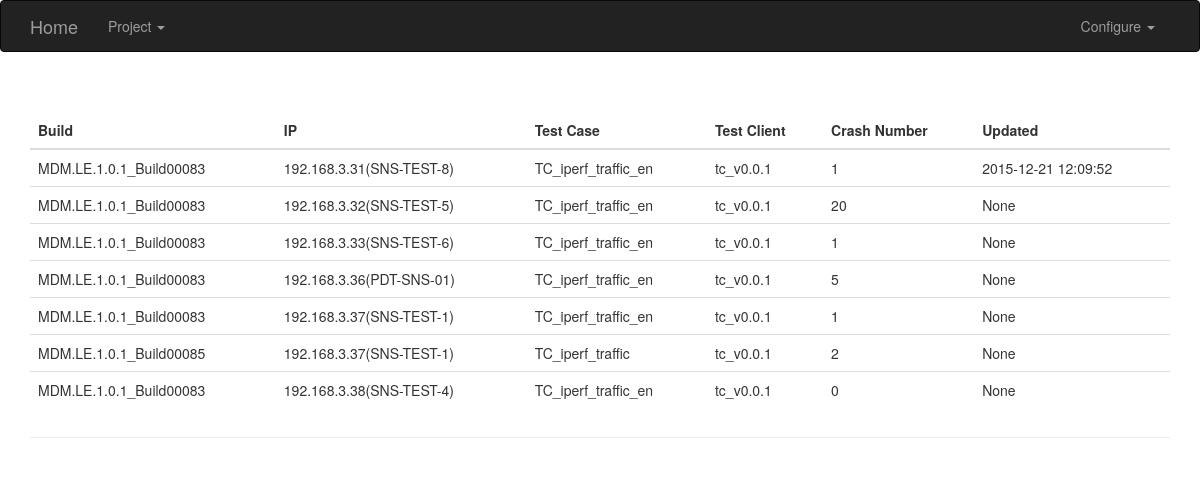
The app's page /project/tbd?project_name=MDM.LE.1.0 with its own data.
### TBD.py (models this page shows, shortened)
class TD(db.Model):
    __tablename__ = 'td'
    id = db.Column(db.Integer, primary_key=True)
    project_id = db.Column(db.Integer, db.ForeignKey('projects.id'))
    host_id = db.Column(db.Integer, db.ForeignKey('hosts.id'))
    build_id = db.Column(db.Integer, db.ForeignKey('builds.id'))
    tc_name = db.Column(db.String(64), nullable=False)
    __table_args__ = (
        db.UniqueConstraint(host_id, build_id, tc_name, name='unique_tc_build_and_host'),
    )
    test_client = db.Column(db.String(64), nullable=False)
    crash_num = db.Column(db.Integer, default=0)
    ta_name = db.Column(db.String(64), nullable=True)
    tc_result = db.Column(db.Boolean, nullable=True)
    ta_result = db.Column(db.Boolean, nullable=True)
    update_time = db.Column(db.DateTime, nullable=True)

class Build(db.Model):
    __tablename__ = 'builds'
    id = db.Column(db.Integer, primary_key=True)
    version = db.Column(db.TEXT, unique=True)
    name = db.Column(db.String(64), nullable=False)
    meta_path = db.Column(db.TEXT, nullable=False)
    crash_path = db.Column(db.TEXT, nullable=False)
    is_crm = db.Column(db.Boolean, nullable=True)
    td = db.relationship(TD, backref='build')

class Host(db.Model):
    __tablename__ = 'hosts'
    id = db.Column(db.Integer, primary_key=True)
    name = db.Column(db.String(64), unique=True)
    ip_addr = db.Column(db.String(64), nullable=False)
    td = db.relationship(TD, backref='host')

### TBD.py (the view)
@app.route('/project/tbd', methods=['GET'])
def project_tbd():
    project = Project.query.order_by(Project.name).all()
    project_name = request.args.get('project_name', None)
    build_version = request.args.get('build_version', None)
    log.debug("Query TBD for project {} and build {}!".format(project_name, build_version))
    if build_version:
        tbd = TD.query.join(TD.host).join(TD.project).join(TD.build).filter(Project.name==project_name, Build.version==build_version).order_by(Host.ip_addr).all()
    else:
        tbd = TD.query.join(TD.host).join(TD.project).filter(Project.name==project_name).order_by(Host.ip_addr).all()
    return render_template('project_tbd.html', project=project, project_name=project_name, tbd=tbd)

### templates/project_tbd.html (shortened to what this page needs)
{% extends "base.html" %}
{% block content %}
<div class="container">
    <div class="page-header">
        <table class="table">
            <thead>
                <th>Build</th>
                <th>IP</th>
                <th>Test Case</th>
                <th>Test Client</th>
                <th>Crash Number</th>
                <th>Updated</th
            </thead>
            <tbody>
                {% for td in tbd %}
                <tr>
                    <td>{{ td.build.version }}</td>
                    <td>{{ td.host.ip_addr }}({{ td.host.name }})</td>
                    <td>{{ td.tc_name }}</td>
                    <td>{{ td.test_client }}</td>
                    <td>{{ td.crash_num }}</td>
                    <td>{{ td.update_time.strftime('%Y-%m-%d %H:%M:%S') if td.update_time else None }}</td>
                </tr>
                {% endfor %}
            </tbody>
        </table>
    </div>
</div>
{% endblock %}7

### records on screen
TD: build.version "MDM.LE.1.0.1_Build00083", host.ip_addr "192.168.3.31", host.name "SNS-TEST-8", tc_name "TC_iperf_traffic_en", test_client "tc_v0.0.1", crash_num "1", update_time "2015-12-21 12:09:52"
TD: build.version "MDM.LE.1.0.1_Build00083", host.ip_addr "192.168.3.32", host.name "SNS-TEST-5", tc_name "TC_iperf_traffic_en", test_client "tc_v0.0.1", crash_num "20", update_time "None"
TD: build.version "MDM.LE.1.0.1_Build00083", host.ip_addr "192.168.3.33", host.name "SNS-TEST-6", tc_name "TC_iperf_traffic_en", test_client "tc_v0.0.1", crash_num "1", update_time "None"
TD: build.version "MDM.LE.1.0.1_Build00083", host.ip_addr "192.168.3.36", host.name "PDT-SNS-01", tc_name "TC_iperf_traffic_en", test_client "tc_v0.0.1", crash_num "5", update_time "None"
TD: build.version "MDM.LE.1.0.1_Build00083", host.ip_addr "192.168.3.37", host.name "SNS-TEST-1", tc_name "TC_iperf_traffic_en", test_client "tc_v0.0.1", crash_num "1", update_time "None"
TD: build.version "MDM.LE.1.0.1_Build00085", host.ip_addr "192.168.3.37", host.name "SNS-TEST-1", tc_name "TC_iperf_traffic", test_client "tc_v0.0.1", crash_num "2", update_time "None"
TD: build.version "MDM.LE.1.0.1_Build00083", host.ip_addr "192.168.3.38", host.name "SNS-TEST-4", tc_name "TC_iperf_traffic_en", test_client "tc_v0.0.1", crash_num "0", update_time "None"
